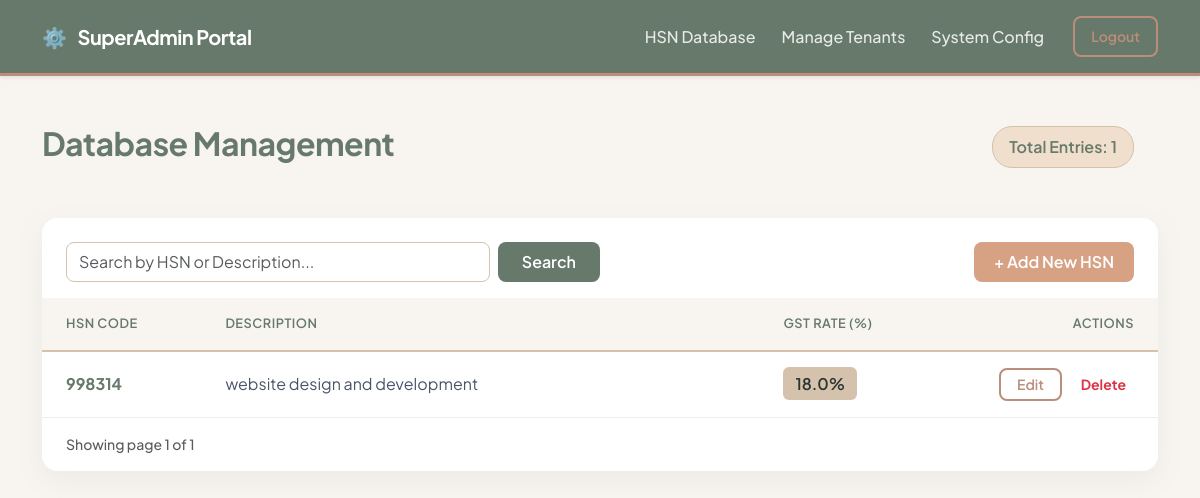
The app's page /developer/dashboard (signed in), older data.
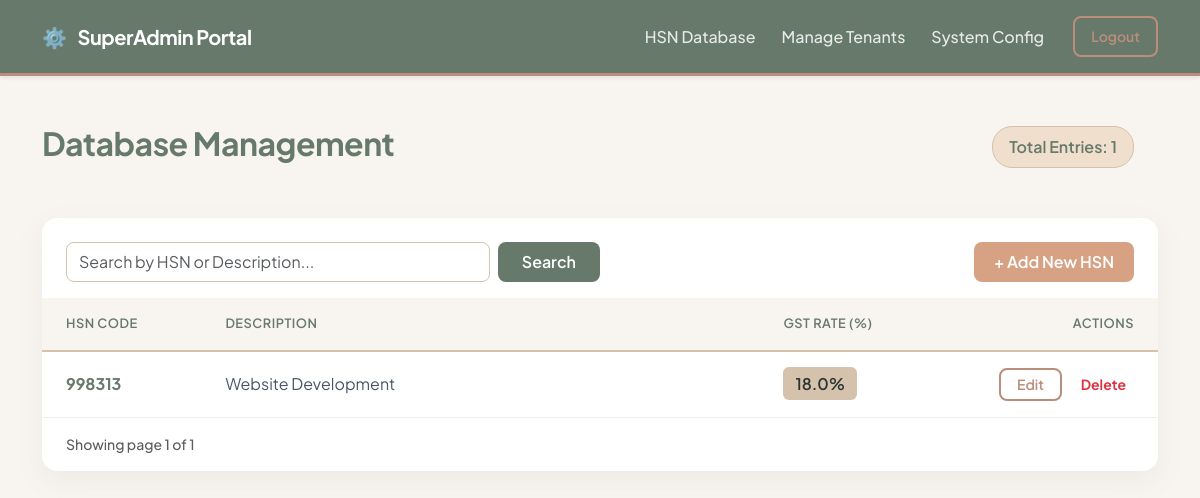
The same page, newer data.
### core/models.py (models this page shows)
class HSNDictionary(db.Model):
    __tablename__ = 'hsn_dictionary'
    id = db.Column(db.Integer, primary_key=True)
    hsn_code = db.Column(db.String(20), unique=True, nullable=False)
    description = db.Column(db.Text, nullable=False)
    gst_rate = db.Column(db.Float, nullable=False)

### core/admin/routes.py (the view)
@admin_bp.route('/dashboard', methods=['GET'])
def dashboard():
    if not is_logged_in(): return redirect(url_for('admin.login'))
    page = request.args.get('page', 1, type=int)
    search_query = request.args.get('search', '').strip()
    query = HSNDictionary.query
    if search_query:
        query = query.filter(
            (HSNDictionary.hsn_code.ilike(f'%{search_query}%')) |
            (HSNDictionary.description.ilike(f'%{search_query}%'))
        )
    pagination = query.order_by(HSNDictionary.id.desc()).paginate(page=page, per_page=50)
    total_hsn = HSNDictionary.query.count()
    return render_template(
        'admin/dashboard.html',
        pagination=pagination,
        total_hsn=total_hsn,
        search_query=search_query
    )

### core/admin/routes.py (called while the page is built)
def is_logged_in():
    return session.get('is_developer') is True

### core/templates/admin/dashboard.html (shortened to what this page needs)
{% extends "base.html" %}
{% block content %}
<div class="d-flex justify-content-between align-items-center mt-2 mb-5 dashboard-header">
    <h2>Database Management</h2>
    <div class="d-flex align-items-center">
        <span class="metric-badge me-4">Total Entries: {{ total_hsn }}</span>
    </div>
</div>
<div class="card card-glass border-0">
    <div class="card-header bg-white border-bottom-0 pt-4 pb-3 px-4 d-flex justify-content-between align-items-center rounded-top-4">
        <form method="GET" action="/developer/dashboard" class="d-flex w-50">
            <input type="text" name="search" class="form-control search-input me-2" placeholder="Search by HSN or Description..." value="{{ search_query }}">
            <button type="submit" class="btn btn-sage px-4">Search</button>
        </form>
        <button class="btn btn-terracotta" data-bs-toggle="modal" data-bs-target="#addModal">+ Add New HSN</button>
    </div>
    <div class="card-body p-0">
        <div class="table-responsive">
            <table class="table custom-table mb-0">
                <thead>
                    <tr>
                        <th width="15%" class="ps-4">HSN Code</th>
                        <th width="50%">Description</th>
                        <th width="15%">GST Rate (%)</th>
                        <th width="20%" class="text-end pe-4">Actions</th>
                    </tr>
                </thead>
                <tbody>
                    {% for item in pagination.items %}
                    <tr>
                        <td class="ps-4"><strong style="color: var(--color-sage);">{{ item.hsn_code }}</strong></td>
                        <td>{{ item.description }}</td>
                        <td><span class="rate-badge">{{ item.gst_rate }}%</span></td>
                        <td class="text-end pe-4">
                            <button class="btn btn-sm btn-outline-taupe px-3" data-bs-toggle="modal" data-bs-target="#editModal{{ item.id }}">Edit</button>
                            <form action="/developer/hsn/delete/{{ item.id }}" method="POST" class="d-inline" onsubmit="return confirm('Are you sure you want to delete this code?');">
                                <button type="submit" class="btn btn-sm text-danger border-0 bg-transparent fw-bold ms-2">Delete</button>
                            </form>
                        </td>
                    </tr>
                    {% endfor %}
                </tbody>
            </table>
        </div>
    </div>
    <div class="card-footer bg-white border-top-0 d-flex justify-content-between align-items-center py-3 px-4 rounded-bottom-4">
        <small class="text-muted fw-medium">Showing page {{ pagination.page }} of {{ pagination.pages }}</small>
    </div>
</div>
{% endblock %}

### core/templates/base.html (shortened to what this page needs)
<!DOCTYPE html>
<html lang="en">
<head>
    <link href="https://cdn.jsdelivr.net/npm/bootstrap@5.3.0/dist/css/bootstrap.min.css" rel="stylesheet">
</head>
<body>
    <nav class="navbar navbar-expand-lg navbar-custom shadow-sm">
        <div class="container">
            {% if session.get('company_name') %}
            <a class="navbar-brand d-flex align-items-center" href="/billing/dashboard">
                {% if session.get('company_logo') %}
                <img src="{{ url_for('static', filename=session.get('company_logo')) }}" alt="Company Logo" height="40"
                    style="object-fit: contain; max-width: 180px;">
                {% else %}
                <span style="color: var(--color-terracotta);" class="me-2">🏢</span> {{ session.get('company_name') }}
                Workspace
                {% endif %}
            </a>
            {% elif session.get('is_developer') %}
            <a class="navbar-brand" href="/developer/dashboard">
                <span style="color: var(--color-sand);" class="me-2">⚙️</span> SuperAdmin Portal
            </a>
            {% else %}
            <a class="navbar-brand" href="/">
                <span style="color: var(--color-cream);" class="me-2">SaaS</span> Billing Platform
            </a>
            {% endif %}
            <div class="collapse navbar-collapse" id="navbarNav">
                <ul class="navbar-nav ms-auto align-items-center">
                    {% if session.get('company_id') %}
                    <li class="nav-item">
                        <a class="nav-link" href="/billing">Point of Sale</a>
                    </li>
                    <li class="nav-item">
                        <a class="nav-link" href="/inventory/add-product">Inventory</a>
                    </li>
                    <li class="nav-item">
                        <a class="nav-link" href="/billing/history">History</a>
                    </li>
                    <li class="nav-item">
                        <a class="nav-link" href="/billing/customers">Customers</a>
                    </li>
                    <li class="nav-item">
                        <a class="nav-link" href="/settings/">Settings</a>
                    </li>
                    <li class="nav-item ms-3">
                        <a class="btn btn-outline-taupe btn-sm px-3 py-2" href="/auth/logout">Logout</a>
                    </li>
                    {% elif session.get('is_developer') %}
                    <li class="nav-item">
                        <a class="nav-link" href="/developer/dashboard">HSN Database</a>
                    </li>
                    <li class="nav-item">
                        <a class="nav-link" href="/developer/companies">Manage Tenants</a>
                    </li>
                    <li class="nav-item">
                        <a class="nav-link" href="/developer/settings">System Config</a>
                    </li>
                    <li class="nav-item ms-3">
                        <a class="btn btn-outline-taupe btn-sm px-3 py-2" href="/developer/logout">Logout</a>
                    </li>
                    {% endif %}
                </ul>
            </div>
        </div>
    </nav>
    <div class="container pb-5 mt-5">
        {% block content %}
        {% endblock %}
    </div>
</body>
</html>

### core/templates/base.html (style rules this page uses)
:root { --color-sand: #D4C2AD; --color-terracotta: #D7A184; --color-cream: #EFDFCC; --color-taupe: #BA8E7A; --color-sage: #66796B; --text-dark: #2C3530; --shadow-soft: 0 10px 30px rgba(102, 121, 107, 0.08); --shadow-hover: 0 15px 35px rgba(102, 121, 107, 0.15); }
body { background-color: #F8F5F1; font-family: 'Plus Jakarta Sans', sans-serif; color: var(--text-dark); -webkit-font-smoothing: antialiased; }
.navbar-custom { background-color: var(--color-sage) !important; padding: 1rem 0; border-bottom: 3px solid var(--color-taupe); }
.navbar-custom .navbar-brand { font-weight: 700; letter-spacing: -0.5px; color: #ffffff; }
.navbar-custom .nav-link { font-weight: 500; color: rgba(255, 255, 255, 0.85) !important; transition: all 0.2s ease; margin: 0 5px; }
.card-glass { background: #ffffff; border: 1px solid rgba(212, 194, 173, 0.3); border-radius: 16px; box-shadow: var(--shadow-soft); transition: box-shadow 0.3s ease; }
.btn-sage { background-color: var(--color-sage); color: white; border: none; font-weight: 600; padding: 0.5rem 1.25rem; border-radius: 8px; transition: all 0.2s ease; }
.btn-terracotta { background-color: var(--color-terracotta); color: white; border: none; font-weight: 600; padding: 0.5rem 1.25rem; border-radius: 8px; transition: all 0.2s ease; }
.btn-outline-taupe { border: 2px solid var(--color-taupe); color: var(--color-taupe); font-weight: 600; border-radius: 8px; background: transparent; }

### core/templates/admin/dashboard.html (style rules this page uses)
.dashboard-header h2 { font-weight: 700; color: var(--color-sage); letter-spacing: -0.5px; }
.metric-badge { background-color: var(--color-cream); color: var(--color-sage); border: 1px solid var(--color-sand); font-weight: 600; padding: 0.5rem 1rem; border-radius: 20px; }
.custom-table { border-collapse: separate; border-spacing: 0; }
.custom-table thead th { background-color: #F8F5F1; color: var(--color-sage); font-weight: 600; text-transform: uppercase; font-size: 0.8rem; letter-spacing: 0.5px; border-bottom: 2px solid var(--color-sand); padding: 1rem; }
.custom-table tbody td { padding: 1rem; border-bottom: 1px solid rgba(212, 194, 173, 0.3); vertical-align: middle; color: #4a5568; }
.rate-badge { background-color: var(--color-sand); color: var(--text-dark); font-weight: 600; padding: 0.35rem 0.75rem; border-radius: 6px; }
.search-input { border: 1px solid var(--color-sand); border-radius: 8px; box-shadow: none; }

Row changes from the older to the newer data that the page shows:
changed HSNDictionary: hsn_code "998314" → "998313"; description "website design and development" → "Website Development"
